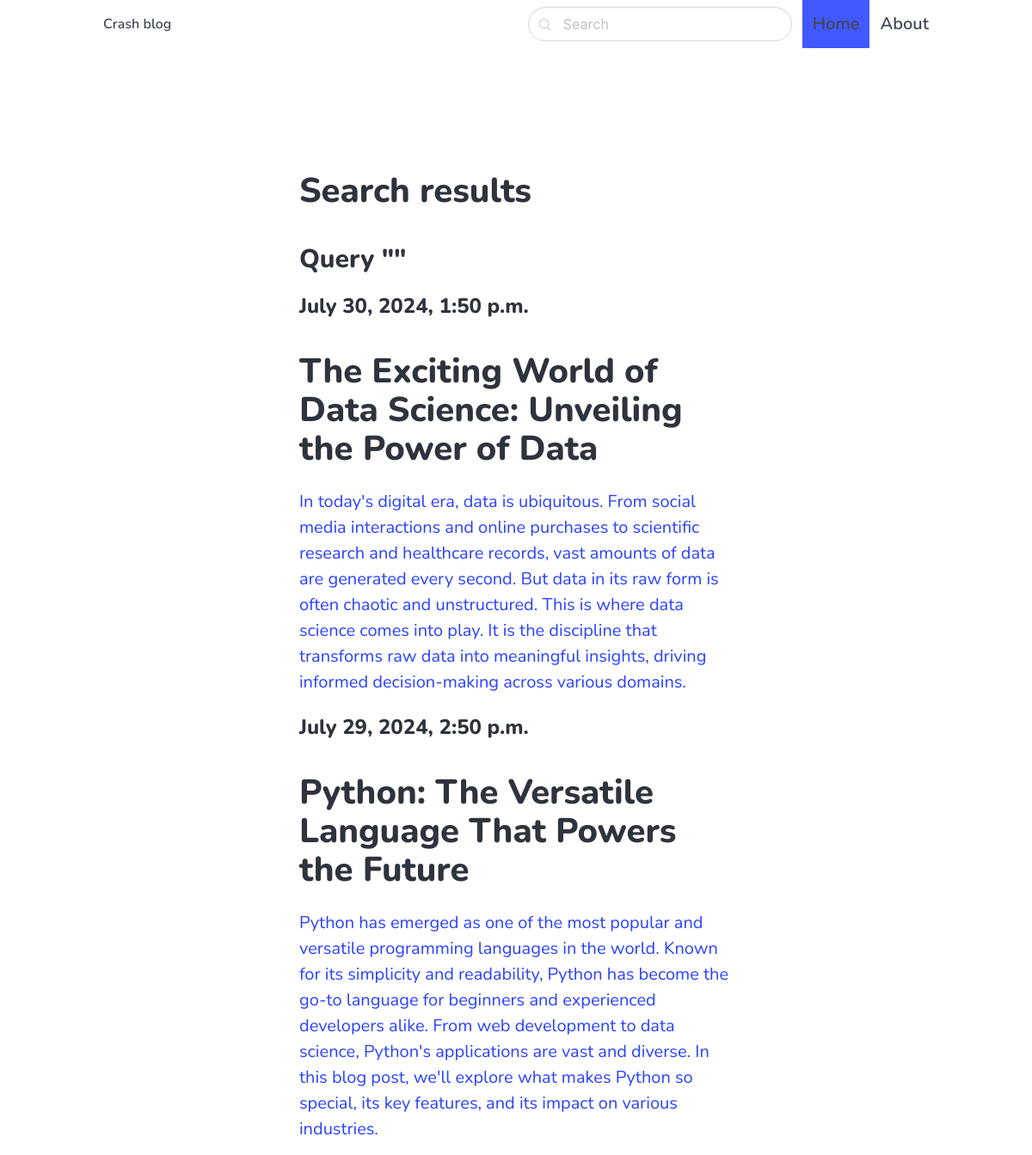
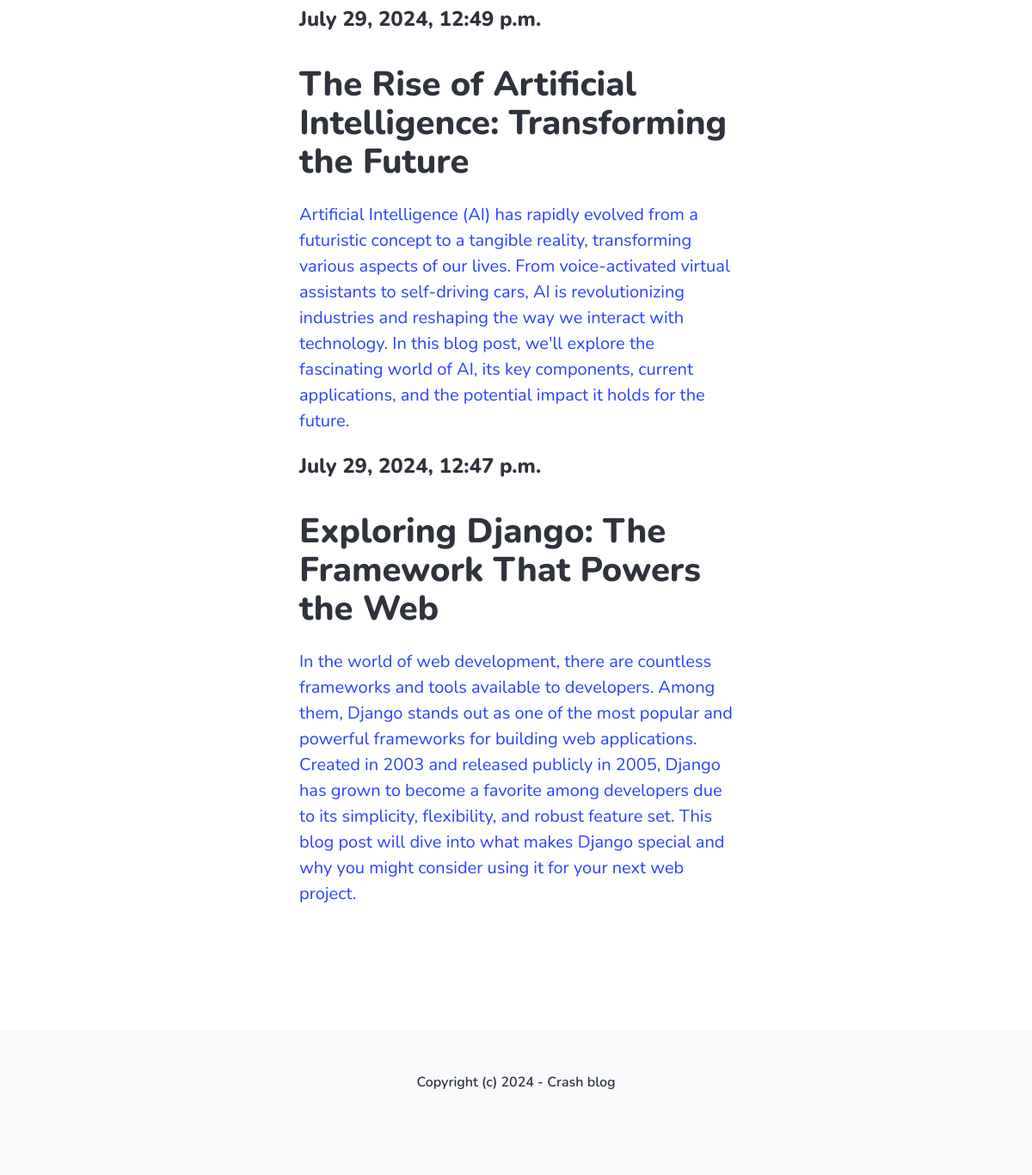
The app's page /search/ with its own data (2 pictures, top to bottom).
### blog/models.py (models this page shows, shortened)
class Post(models.Model):
    ACTIVE = 'active'
    DRAFT = 'draft'
    CHOICES_STATUS =(
        (ACTIVE, 'Active'),
        (DRAFT, 'Draft')
    )
    category = models.ForeignKey(Category, related_name='posts', on_delete=models.CASCADE)
    title = models.CharField(max_length=255)
    slug = models.SlugField()
    intro = models.TextField()
    body = models.TextField()
    created_at = models.DateTimeField(auto_now_add=True)
    status = models.CharField(max_length=10, choices=CHOICES_STATUS, default=ACTIVE)
    image = models.ImageField(upload_to="uploads/", blank=True, null=True)
    class Meta:
        ordering = ('-created_at',)

### blog/views.py (the view)
# urls.py: path('search/', views.search, name='search'),
def search(request):
    query = request.GET.get('query', '')
    posts = Post.objects.filter(status=Post.ACTIVE).filter(
        Q(title__icontains=query) |
        Q(intro__icontains=query) |
        Q(body__icontains=query)
    )
    return render(request, 'blog/search.html', {'posts': posts, 'query': query})

### blog/templates/blog/search.html (shortened to what this page needs)
{% extends "core/base.html" %}
{% block content %}
    <section class="hero ">
        <div class="hero-body">
            <div class="container">
                <section class="section">
                    <div class="columns">
                        <div class="column is-8 is-offset-2">
                            <div class="content is-medium">
                                <h1>Search results</h1>
                                <h3>Query "{{ query }}"</h3>
                            </div>
                            {% for post in posts %}
                                <div class="content is-medium">
                                    <a href="{% url 'post_detail' post.category.slug post.slug %}">
                                        <h2 class="subtitle is-4">{{ post.created_at }}</h2>
                                        <h1 class="title">{{ post.title }}</h1>
                                        <p> {{ post.intro }} </p>
                                    </a>
                                </div>
                            {% empty %}
                                <div class="content">
                                    <p>No result for the given query...</p>
                                </div>
                            {% endfor %}
                        </div>
                    </div>
                </section>
            </div>
        </div>
    </section>
{% endblock %}

### core/templates/core/base.html (style rules this page uses)
body { font-family: 'Nunito', sans-serif; }

### records on screen
Post: created_at "July 30, 2024, 1:50 p.m.", title "The Exciting World of Data Science: Unveiling the Power of Data", intro "In today's digital era, data is ubiquitous. From social media interactions and online purchases to scientific research and healthcare records, vast amounts of data are generated every second. But data in its raw form is often chaotic and unstructured. This is where data science comes into play. It is the discipline that transforms raw data into meaningful insights, driving informed decision-making across various domains."
Post: created_at "July 29, 2024, 2:50 p.m.", title "Python: The Versatile Language That Powers the Future", intro "Python has emerged as one of the most popular and versatile programming languages in the world. Known for its simplicity and readability, Python has become the go-to language for beginners and experienced developers alike. From web development to data science, Python's applications are vast and diverse. In this blog post, we'll explore what makes Python so special, its key features, and its impact on various industries."
Post: created_at "July 29, 2024, 12:49 p.m.", title "The Rise of Artificial Intelligence: Transforming the Future", intro "Artificial Intelligence (AI) has rapidly evolved from a futuristic concept to a tangible reality, transforming various aspects of our lives. From voice-activated virtual assistants to self-driving cars, AI is revolutionizing industries and reshaping the way we interact with technology. In this blog post, we'll explore the fascinating world of AI, its key components, current applications, and the potential impact it holds for the future."
Post: created_at "July 29, 2024, 12:47 p.m.", title "Exploring Django: The Framework That Powers the Web", intro "In the world of web development, there are countless frameworks and tools available to developers. Among them, Django stands out as one of the most popular and powerful frameworks for building web applications. Created in 2003 and released publicly in 2005, Django has grown to become a favorite among developers due to its simplicity, flexibility, and robust feature set. This blog post will dive into what makes Django special and why you might consider using it for your next web project."
